Frame 1 (no input): blank canvas, image omitted
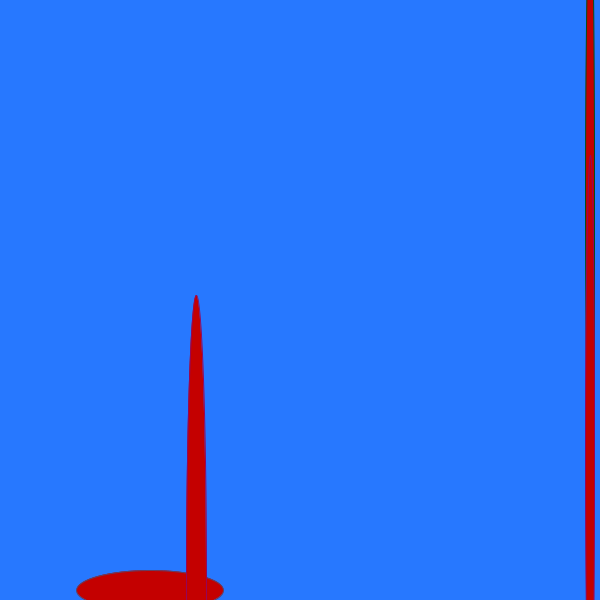
Frame 60 (the mouse pressed at the canvas centre just before this capture)
Frame 120 (the mouse held since frame 60 and released just before this capture): blank canvas, image omitted

The Processing sketch that drew this single still picture (run headless with seeded random() and noise(); from frame 60 on, the mouse is pressed at the canvas centre):

// Processing sketch: processing_134085
// ── processing_134085.pde


int aumento =0;
void setup() {
  size(600, 600);
  background(120,5,253);
}
void draw() {
background(random(255),120,255);
  fill(aumento/3,0,255-aumento);
ellipse(aumento+300, height/2, 10, aumento/2);
stroke(50,76,3);
ellipse(aumento, height/2, 8, aumento);
stroke(98,63,97);
ellipse(width/4, aumento,aumento/4, 40);
stroke(5,76,24);
ellipse(aumento,aumento/3, 9, aumento);
stroke(148,5,89);
ellipse(aumento/3,aumento, 20, aumento);
stroke(148,5,89);
ellipse(aumento, height*(3.0/4.0), 9, aumento);
stroke(148,5,89);
aumento+=10;
}
